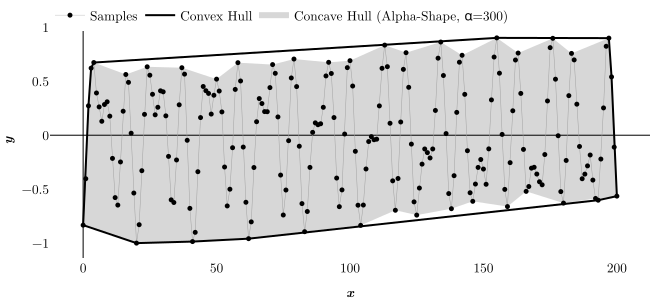

Python code for this plot:
import sys
print(sys.version)
import plotly.graph_objects as go
sys.path.append("c:/Users/tesse/Desktop/Files/Dropbox/0_Thesis/Python/01_Envelope")
import numpy as np
from scipy.spatial import ConvexHull
from Helper import signal_to_pulses, get_pulses_area, alpha_shape
from plotly.subplots import make_subplots
'''Generating Wave'''

np.random.seed(1)
# fps = 10
n = 200+1

X = np.arange(n)# / fps
W = np.zeros(n)

afp = [
  [1, 19, np.pi],
  [1, 29, 1.2 * np.pi],
  [.6, 9.3, 1.4 * np.pi]
  ]
for a, f, p in afp:
  W += a * np.cos(p + 2 * np.pi * f * X / n) + np.random.normal(0, a / 20, n)

W = W / np.max(np.abs(W))



points = np.array([[x, w] for x, w in zip(X, W)])
hull = ConvexHull(points)
alpha = 300
alpha_edges = alpha_shape(points, alpha)


XX = []
YY = []
for e in alpha_edges:
  idx0 = e[0]
  idx1 = e[1]

  XX.append(points[idx0][0]),XX.append(points[idx0][0]), XX.append(points[idx1][0]), XX.append(points[idx1][0]), XX.append(None)
  YY.append(0),              YY.append(points[idx0][1]), YY.append(points[idx1][1]), YY.append(0), YY.append(None)


'''============================================================================'''
'''                              PLOT LINES                                    '''
'''============================================================================'''
FONT = dict(
    family="Latin Modern Roman",
    color="black",
    size=13.3333
  )

'''Plotting'''
fig = go.Figure()
fig.layout.template ="plotly_white" 
fig.update_layout(
  xaxis_title="<b><i>x</i></b>",
  yaxis_title="<b><i>y</i></b>",
  legend=dict(orientation='h', yanchor='top', xanchor='left', y=1.1),
  margin=dict(l=0, r=0, b=0, t=0),
  font=FONT,
  titlefont=FONT
)
fig.layout.xaxis.title.font=FONT
fig.layout.yaxis.title.font=FONT

fig.update_xaxes(showline=False, showgrid=False, zerolinewidth=1, zerolinecolor='black')
fig.update_yaxes(showline=False, showgrid=False, zerolinewidth=1, zerolinecolor='black')

'''Samples'''
fig.add_trace(
  go.Scatter(
    name="Samples",
    # showlegend=False,
    x=X,
    y=W,
    mode='lines+markers',
    line=dict(color="silver", width=.5),
    marker=dict(size=5, color="black")
  )
)

I = [v for v in hull.vertices] + [hull.vertices[0]]
fig.add_trace(
  go.Scatter(
    name="Convex Hull",
    # showlegend=False,
    x=X[I],
    y=W[I],
    # fill="toself",
    # fillcolor="rgba(0,0,0,0.16)",
    mode="lines",
    line=dict(color="black", width=2),
    # marker=dict(size=3, color="black")
    # visible = "legendonly"
  )
)

fig.add_trace(
  go.Scatter(
    name=f"Concave Hull (Alpha-Shape, \u03B1={alpha})    ",
    # showlegend=False,
    x=XX,
    y=YY,
    fill="tozeroy",
    fillcolor="rgba(0,0,0,0.16)",
    mode="none",
    # line=dict(color="black", width=1),
    # marker=dict(size=3, color="black")
  )
)

fig.show(config=dict({'scrollZoom': True}))
save_name = "./images/" + sys.argv[0].split('/')[-1].replace(".py", ".svg")
fig.write_image(save_name, width=650, height=300, engine="kaleido", format="svg")
print("saved:", save_name)
